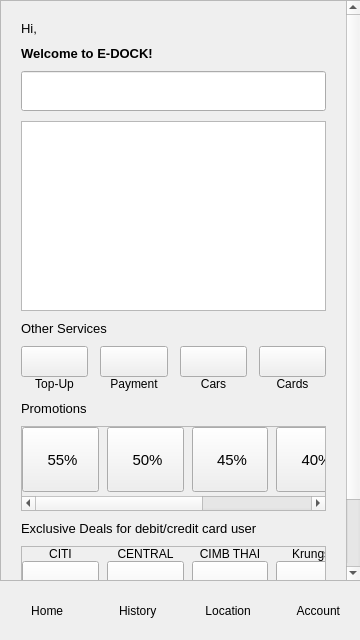
<?xml version="1.0" encoding="UTF-8"?>
<ui version="4.0">
 <class>Form</class>
 <widget class="QWidget" name="Form">
  <property name="geometry">
   <rect>
    <x>0</x>
    <y>0</y>
    <width>360</width>
    <height>640</height>
   </rect>
  </property>
  <property name="windowTitle">
   <string>Form</string>
  </property>
  <widget class="QWidget" name="verticalLayoutWidget">
   <property name="geometry">
    <rect>
     <x>0</x>
     <y>0</y>
     <width>361</width>
     <height>581</height>
    </rect>
   </property>
   <layout class="QVBoxLayout" name="verticalLayout">
    <item>
     <widget class="QStackedWidget" name="stackedWidget">
      <widget class="QWidget" name="homePage">
       <widget class="QScrollArea" name="homeScrollArea">
        <property name="geometry">
         <rect>
          <x>0</x>
          <y>0</y>
          <width>361</width>
          <height>581</height>
         </rect>
        </property>
        <property name="sizePolicy">
         <sizepolicy hsizetype="Expanding" vsizetype="Expanding">
          <horstretch>0</horstretch>
          <verstretch>0</verstretch>
         </sizepolicy>
        </property>
        <property name="verticalScrollBarPolicy">
         <enum>Qt::ScrollBarAsNeeded</enum>
        </property>
        <property name="widgetResizable">
         <bool>true</bool>
        </property>
        <widget class="QWidget" name="scrollAreaWidgetContents">
         <property name="geometry">
          <rect>
           <x>0</x>
           <y>0</y>
           <width>342</width>
           <height>690</height>
          </rect>
         </property>
         <layout class="QFormLayout" name="formLayout">
          <property name="verticalSpacing">
           <number>10</number>
          </property>
          <property name="leftMargin">
           <number>20</number>
          </property>
          <property name="topMargin">
           <number>20</number>
          </property>
          <property name="rightMargin">
           <number>20</number>
          </property>
          <property name="bottomMargin">
           <number>20</number>
          </property>
          <item row="1" column="0">
           <widget class="QLabel" name="hiLabel">
            <property name="font">
             <font>
              <pointsize>10</pointsize>
             </font>
            </property>
            <property name="text">
             <string>Hi, </string>
            </property>
           </widget>
          </item>
          <item row="2" column="0">
           <widget class="QLabel" name="welcomeLabel">
            <property name="font">
             <font>
              <pointsize>10</pointsize>
              <bold>true</bold>
             </font>
            </property>
            <property name="text">
             <string>Welcome to E-DOCK!</string>
            </property>
           </widget>
          </item>
          <item row="3" column="0" colspan="2">
           <widget class="QLineEdit" name="searchLineEdit">
            <property name="minimumSize">
             <size>
              <width>0</width>
              <height>40</height>
             </size>
            </property>
           </widget>
          </item>
          <item row="4" column="0" colspan="2">
           <widget class="QTableView" name="stationTableView">
            <property name="minimumSize">
             <size>
              <width>0</width>
              <height>190</height>
             </size>
            </property>
           </widget>
          </item>
          <item row="5" column="0">
           <widget class="QLabel" name="otherservicesLabel">
            <property name="font">
             <font>
              <pointsize>10</pointsize>
             </font>
            </property>
            <property name="text">
             <string>Other Services</string>
            </property>
           </widget>
          </item>
          <item row="6" column="0" colspan="2">
           <layout class="QHBoxLayout" name="otherservicesLayout">
            <property name="spacing">
             <number>12</number>
            </property>
            <item>
             <layout class="QVBoxLayout" name="topupVerticalLayout">
              <property name="spacing">
               <number>0</number>
              </property>
              <item>
               <widget class="QPushButton" name="topupPushButton">
                <property name="minimumSize">
                 <size>
                  <width>0</width>
                  <height>31</height>
                 </size>
                </property>
                <property name="cursor">
                 <cursorShape>PointingHandCursor</cursorShape>
                </property>
                <property name="styleSheet">
                 <string notr="true"/>
                </property>
                <property name="text">
                 <string/>
                </property>
                <property name="icon">
                 <iconset>
                  <normaloff>images/topup.png</normaloff>images/topup.png</iconset>
                </property>
                <property name="iconSize">
                 <size>
                  <width>18</width>
                  <height>18</height>
                 </size>
                </property>
               </widget>
              </item>
              <item>
               <widget class="QLabel" name="topupLabel">
                <property name="toolTip">
                 <string>&lt;html&gt;&lt;head/&gt;&lt;body&gt;&lt;p&gt;&lt;br/&gt;&lt;/p&gt;&lt;/body&gt;&lt;/html&gt;</string>
                </property>
                <property name="whatsThis">
                 <string>&lt;html&gt;&lt;head/&gt;&lt;body&gt;&lt;p&gt;&lt;br/&gt;&lt;/p&gt;&lt;/body&gt;&lt;/html&gt;</string>
                </property>
                <property name="styleSheet">
                 <string notr="true"/>
                </property>
                <property name="text">
                 <string>Top-Up</string>
                </property>
                <property name="alignment">
                 <set>Qt::AlignCenter</set>
                </property>
               </widget>
              </item>
             </layout>
            </item>
            <item>
             <layout class="QVBoxLayout" name="paymentVerticalLayout">
              <property name="spacing">
               <number>0</number>
              </property>
              <item>
               <widget class="QPushButton" name="paymentPushButton">
                <property name="minimumSize">
                 <size>
                  <width>0</width>
                  <height>31</height>
                 </size>
                </property>
                <property name="cursor">
                 <cursorShape>PointingHandCursor</cursorShape>
                </property>
                <property name="text">
                 <string/>
                </property>
                <property name="icon">
                 <iconset>
                  <normaloff>images/scan.png</normaloff>images/scan.png</iconset>
                </property>
                <property name="iconSize">
                 <size>
                  <width>18</width>
                  <height>18</height>
                 </size>
                </property>
               </widget>
              </item>
              <item>
               <widget class="QLabel" name="paymentLabel">
                <property name="toolTip">
                 <string>&lt;html&gt;&lt;head/&gt;&lt;body&gt;&lt;p&gt;&lt;br/&gt;&lt;/p&gt;&lt;/body&gt;&lt;/html&gt;</string>
                </property>
                <property name="whatsThis">
                 <string>&lt;html&gt;&lt;head/&gt;&lt;body&gt;&lt;p&gt;&lt;br/&gt;&lt;/p&gt;&lt;/body&gt;&lt;/html&gt;</string>
                </property>
                <property name="styleSheet">
                 <string notr="true"/>
                </property>
                <property name="text">
                 <string>Payment</string>
                </property>
                <property name="alignment">
                 <set>Qt::AlignCenter</set>
                </property>
               </widget>
              </item>
             </layout>
            </item>
            <item>
             <layout class="QVBoxLayout" name="carsVerticalLayout">
              <property name="spacing">
               <number>0</number>
              </property>
              <item>
               <widget class="QPushButton" name="carsPushButton">
                <property name="minimumSize">
                 <size>
                  <width>0</width>
                  <height>31</height>
                 </size>
                </property>
                <property name="cursor">
                 <cursorShape>PointingHandCursor</cursorShape>
                </property>
                <property name="text">
                 <string/>
                </property>
                <property name="icon">
                 <iconset>
                  <normaloff>images/car.png</normaloff>images/car.png</iconset>
                </property>
                <property name="iconSize">
                 <size>
                  <width>24</width>
                  <height>24</height>
                 </size>
                </property>
               </widget>
              </item>
              <item>
               <widget class="QLabel" name="carsLabel">
                <property name="toolTip">
                 <string>&lt;html&gt;&lt;head/&gt;&lt;body&gt;&lt;p&gt;&lt;br/&gt;&lt;/p&gt;&lt;/body&gt;&lt;/html&gt;</string>
                </property>
                <property name="whatsThis">
                 <string>&lt;html&gt;&lt;head/&gt;&lt;body&gt;&lt;p&gt;&lt;br/&gt;&lt;/p&gt;&lt;/body&gt;&lt;/html&gt;</string>
                </property>
                <property name="styleSheet">
                 <string notr="true"/>
                </property>
                <property name="text">
                 <string>Cars</string>
                </property>
                <property name="alignment">
                 <set>Qt::AlignCenter</set>
                </property>
               </widget>
              </item>
             </layout>
            </item>
            <item>
             <layout class="QVBoxLayout" name="cardsVerticalLayout">
              <property name="spacing">
               <number>0</number>
              </property>
              <item>
               <widget class="QPushButton" name="cardsPushButton">
                <property name="minimumSize">
                 <size>
                  <width>0</width>
                  <height>31</height>
                 </size>
                </property>
                <property name="cursor">
                 <cursorShape>PointingHandCursor</cursorShape>
                </property>
                <property name="text">
                 <string/>
                </property>
                <property name="icon">
                 <iconset>
                  <normaloff>images/card.png</normaloff>images/card.png</iconset>
                </property>
                <property name="iconSize">
                 <size>
                  <width>19</width>
                  <height>19</height>
                 </size>
                </property>
               </widget>
              </item>
              <item>
               <widget class="QLabel" name="cardsLabel">
                <property name="toolTip">
                 <string>&lt;html&gt;&lt;head/&gt;&lt;body&gt;&lt;p&gt;&lt;br/&gt;&lt;/p&gt;&lt;/body&gt;&lt;/html&gt;</string>
                </property>
                <property name="whatsThis">
                 <string>&lt;html&gt;&lt;head/&gt;&lt;body&gt;&lt;p&gt;&lt;br/&gt;&lt;/p&gt;&lt;/body&gt;&lt;/html&gt;</string>
                </property>
                <property name="styleSheet">
                 <string notr="true"/>
                </property>
                <property name="text">
                 <string>Cards</string>
                </property>
                <property name="alignment">
                 <set>Qt::AlignCenter</set>
                </property>
               </widget>
              </item>
             </layout>
            </item>
           </layout>
          </item>
          <item row="7" column="0">
           <widget class="QLabel" name="promotionLabel">
            <property name="font">
             <font>
              <pointsize>10</pointsize>
             </font>
            </property>
            <property name="text">
             <string>Promotions</string>
            </property>
           </widget>
          </item>
          <item row="8" column="0" colspan="2">
           <widget class="QScrollArea" name="promotionScrollArea">
            <property name="minimumSize">
             <size>
              <width>0</width>
              <height>85</height>
             </size>
            </property>
            <property name="verticalScrollBarPolicy">
             <enum>Qt::ScrollBarAlwaysOff</enum>
            </property>
            <property name="widgetResizable">
             <bool>true</bool>
            </property>
            <widget class="QWidget" name="scrollAreaWidgetContents_2">
             <property name="geometry">
              <rect>
               <x>-178</x>
               <y>0</y>
               <width>500</width>
               <height>67</height>
              </rect>
             </property>
             <property name="minimumSize">
              <size>
               <width>500</width>
               <height>0</height>
              </size>
             </property>
             <layout class="QFormLayout" name="formLayout_2">
              <property name="horizontalSpacing">
               <number>0</number>
              </property>
              <property name="verticalSpacing">
               <number>0</number>
              </property>
              <property name="leftMargin">
               <number>0</number>
              </property>
              <property name="topMargin">
               <number>0</number>
              </property>
              <property name="rightMargin">
               <number>0</number>
              </property>
              <property name="bottomMargin">
               <number>0</number>
              </property>
              <item row="0" column="1">
               <layout class="QHBoxLayout" name="promotionHorizontalLayout">
                <property name="spacing">
                 <number>8</number>
                </property>
                <item>
                 <widget class="QPushButton" name="promotionPushButton6">
                  <property name="minimumSize">
                   <size>
                    <width>0</width>
                    <height>65</height>
                   </size>
                  </property>
                  <property name="font">
                   <font>
                    <pointsize>11</pointsize>
                   </font>
                  </property>
                  <property name="cursor">
                   <cursorShape>PointingHandCursor</cursorShape>
                  </property>
                  <property name="text">
                   <string> 55%</string>
                  </property>
                  <property name="icon">
                   <iconset>
                    <normaloff>images/promotion.png</normaloff>images/promotion.png</iconset>
                  </property>
                  <property name="iconSize">
                   <size>
                    <width>20</width>
                    <height>20</height>
                   </size>
                  </property>
                 </widget>
                </item>
                <item>
                 <widget class="QPushButton" name="promotionPushButton5">
                  <property name="minimumSize">
                   <size>
                    <width>0</width>
                    <height>65</height>
                   </size>
                  </property>
                  <property name="font">
                   <font>
                    <pointsize>11</pointsize>
                   </font>
                  </property>
                  <property name="cursor">
                   <cursorShape>PointingHandCursor</cursorShape>
                  </property>
                  <property name="text">
                   <string> 50%</string>
                  </property>
                  <property name="icon">
                   <iconset>
                    <normaloff>images/promotion.png</normaloff>images/promotion.png</iconset>
                  </property>
                  <property name="iconSize">
                   <size>
                    <width>20</width>
                    <height>20</height>
                   </size>
                  </property>
                 </widget>
                </item>
                <item>
                 <widget class="QPushButton" name="promotionPushButton4">
                  <property name="minimumSize">
                   <size>
                    <width>0</width>
                    <height>65</height>
                   </size>
                  </property>
                  <property name="font">
                   <font>
                    <pointsize>11</pointsize>
                   </font>
                  </property>
                  <property name="cursor">
                   <cursorShape>PointingHandCursor</cursorShape>
                  </property>
                  <property name="text">
                   <string> 45%</string>
                  </property>
                  <property name="icon">
                   <iconset>
                    <normaloff>images/promotion.png</normaloff>images/promotion.png</iconset>
                  </property>
                  <property name="iconSize">
                   <size>
                    <width>20</width>
                    <height>20</height>
                   </size>
                  </property>
                 </widget>
                </item>
                <item>
                 <widget class="QPushButton" name="promotionPushButton3">
                  <property name="minimumSize">
                   <size>
                    <width>0</width>
                    <height>65</height>
                   </size>
                  </property>
                  <property name="font">
                   <font>
                    <pointsize>11</pointsize>
                   </font>
                  </property>
                  <property name="cursor">
                   <cursorShape>PointingHandCursor</cursorShape>
                  </property>
                  <property name="text">
                   <string> 40%</string>
                  </property>
                  <property name="icon">
                   <iconset>
                    <normaloff>images/promotion.png</normaloff>images/promotion.png</iconset>
                  </property>
                  <property name="iconSize">
                   <size>
                    <width>20</width>
                    <height>20</height>
                   </size>
                  </property>
                 </widget>
                </item>
                <item>
                 <widget class="QPushButton" name="promotionPushButton2">
                  <property name="minimumSize">
                   <size>
                    <width>0</width>
                    <height>65</height>
                   </size>
                  </property>
                  <property name="font">
                   <font>
                    <pointsize>11</pointsize>
                   </font>
                  </property>
                  <property name="cursor">
                   <cursorShape>PointingHandCursor</cursorShape>
                  </property>
                  <property name="text">
                   <string> 35%</string>
                  </property>
                  <property name="icon">
                   <iconset>
                    <normaloff>images/promotion.png</normaloff>images/promotion.png</iconset>
                  </property>
                  <property name="iconSize">
                   <size>
                    <width>20</width>
                    <height>20</height>
                   </size>
                  </property>
                 </widget>
                </item>
                <item>
                 <widget class="QPushButton" name="promotionPushButton1">
                  <property name="minimumSize">
                   <size>
                    <width>0</width>
                    <height>65</height>
                   </size>
                  </property>
                  <property name="font">
                   <font>
                    <pointsize>11</pointsize>
                   </font>
                  </property>
                  <property name="cursor">
                   <cursorShape>PointingHandCursor</cursorShape>
                  </property>
                  <property name="text">
                   <string> 30%</string>
                  </property>
                  <property name="icon">
                   <iconset>
                    <normaloff>images/promotion.png</normaloff>images/promotion.png</iconset>
                  </property>
                  <property name="iconSize">
                   <size>
                    <width>20</width>
                    <height>20</height>
                   </size>
                  </property>
                 </widget>
                </item>
               </layout>
              </item>
             </layout>
            </widget>
           </widget>
          </item>
          <item row="9" column="0">
           <widget class="QLabel" name="exclusivedealsLabel">
            <property name="font">
             <font>
              <pointsize>10</pointsize>
             </font>
            </property>
            <property name="text">
             <string>Exclusive Deals for debit/credit card user</string>
            </property>
           </widget>
          </item>
          <item row="10" column="0" colspan="2">
           <widget class="QScrollArea" name="exclusivedealsScrollArea">
            <property name="minimumSize">
             <size>
              <width>0</width>
              <height>94</height>
             </size>
            </property>
            <property name="verticalScrollBarPolicy">
             <enum>Qt::ScrollBarAlwaysOff</enum>
            </property>
            <property name="widgetResizable">
             <bool>true</bool>
            </property>
            <widget class="QWidget" name="scrollAreaWidgetContents_3">
             <property name="geometry">
              <rect>
               <x>0</x>
               <y>0</y>
               <width>500</width>
               <height>75</height>
              </rect>
             </property>
             <property name="minimumSize">
              <size>
               <width>500</width>
               <height>0</height>
              </size>
             </property>
             <layout class="QFormLayout" name="formLayout_3">
              <property name="horizontalSpacing">
               <number>0</number>
              </property>
              <property name="verticalSpacing">
               <number>0</number>
              </property>
              <property name="leftMargin">
               <number>0</number>
              </property>
              <property name="topMargin">
               <number>0</number>
              </property>
              <property name="rightMargin">
               <number>0</number>
              </property>
              <property name="bottomMargin">
               <number>0</number>
              </property>
              <item row="0" column="1">
               <layout class="QHBoxLayout" name="exclusivedealsHorizontalLayout">
                <property name="spacing">
                 <number>8</number>
                </property>
                <item>
                 <layout class="QVBoxLayout" name="verticalLayout6">
                  <property name="spacing">
                   <number>0</number>
                  </property>
                  <item>
                   <widget class="QLabel" name="exclusivedealsLabel6">
                    <property name="text">
                     <string>CITI</string>
                    </property>
                    <property name="alignment">
                     <set>Qt::AlignCenter</set>
                    </property>
                   </widget>
                  </item>
                  <item>
                   <widget class="QPushButton" name="exclusivedealsPushButton6">
                    <property name="minimumSize">
                     <size>
                      <width>0</width>
                      <height>55</height>
                     </size>
                    </property>
                    <property name="font">
                     <font>
                      <pointsize>11</pointsize>
                     </font>
                    </property>
                    <property name="cursor">
                     <cursorShape>PointingHandCursor</cursorShape>
                    </property>
                    <property name="text">
                     <string> 150.-</string>
                    </property>
                    <property name="icon">
                     <iconset>
                      <normaloff>images/exlusivedeals.png</normaloff>images/exlusivedeals.png</iconset>
                    </property>
                    <property name="iconSize">
                     <size>
                      <width>20</width>
                      <height>20</height>
                     </size>
                    </property>
                   </widget>
                  </item>
                 </layout>
                </item>
                <item>
                 <layout class="QVBoxLayout" name="verticalLayout5">
                  <property name="spacing">
                   <number>0</number>
                  </property>
                  <item>
                   <widget class="QLabel" name="exclusivedealsLabel5">
                    <property name="text">
                     <string>CENTRAL</string>
                    </property>
                    <property name="alignment">
                     <set>Qt::AlignCenter</set>
                    </property>
                   </widget>
                  </item>
                  <item>
                   <widget class="QPushButton" name="exclusivedealsPushButton5">
                    <property name="minimumSize">
                     <size>
                      <width>0</width>
                      <height>55</height>
                     </size>
                    </property>
                    <property name="font">
                     <font>
                      <pointsize>11</pointsize>
                     </font>
                    </property>
                    <property name="cursor">
                     <cursorShape>PointingHandCursor</cursorShape>
                    </property>
                    <property name="text">
                     <string> 100.-</string>
                    </property>
                    <property name="icon">
                     <iconset>
                      <normaloff>images/exlusivedeals.png</normaloff>images/exlusivedeals.png</iconset>
                    </property>
                    <property name="iconSize">
                     <size>
                      <width>20</width>
                      <height>20</height>
                     </size>
                    </property>
                   </widget>
                  </item>
                 </layout>
                </item>
                <item>
                 <layout class="QVBoxLayout" name="verticalLayout4">
                  <property name="spacing">
                   <number>0</number>
                  </property>
                  <item>
                   <widget class="QLabel" name="exclusivedealsLabel4">
                    <property name="text">
                     <string>CIMB THAI</string>
                    </property>
                    <property name="alignment">
                     <set>Qt::AlignCenter</set>
                    </property>
                   </widget>
                  </item>
                  <item>
                   <widget class="QPushButton" name="exclusivedealsPushButton4">
                    <property name="minimumSize">
                     <size>
                      <width>0</width>
                      <height>55</height>
                     </size>
                    </property>
                    <property name="font">
                     <font>
                      <pointsize>11</pointsize>
                     </font>
                    </property>
                    <property name="cursor">
                     <cursorShape>PointingHandCursor</cursorShape>
                    </property>
                    <property name="text">
                     <string> 80.-</string>
                    </property>
                    <property name="icon">
                     <iconset>
                      <normaloff>images/exlusivedeals.png</normaloff>images/exlusivedeals.png</iconset>
                    </property>
                    <property name="iconSize">
                     <size>
                      <width>20</width>
                      <height>20</height>
                     </size>
                    </property>
                   </widget>
                  </item>
                 </layout>
                </item>
                <item>
                 <layout class="QVBoxLayout" name="verticalLayout3">
                  <property name="spacing">
                   <number>0</number>
                  </property>
                  <item>
                   <widget class="QLabel" name="exclusivedealsLabel3">
                    <property name="text">
                     <string>Krungsri</string>
                    </property>
                    <property name="alignment">
                     <set>Qt::AlignCenter</set>
                    </property>
                   </widget>
                  </item>
                  <item>
                   <widget class="QPushButton" name="exclusivedealsPushButton3">
                    <property name="minimumSize">
                     <size>
                      <width>0</width>
                      <height>55</height>
                     </size>
                    </property>
                    <property name="font">
                     <font>
                      <pointsize>11</pointsize>
                     </font>
                    </property>
                    <property name="cursor">
                     <cursorShape>PointingHandCursor</cursorShape>
                    </property>
                    <property name="text">
                     <string> 80.-</string>
                    </property>
                    <property name="icon">
                     <iconset>
                      <normaloff>images/exlusivedeals.png</normaloff>images/exlusivedeals.png</iconset>
                    </property>
                    <property name="iconSize">
                     <size>
                      <width>20</width>
                      <height>20</height>
                     </size>
                    </property>
                   </widget>
                  </item>
                 </layout>
                </item>
                <item>
                 <layout class="QVBoxLayout" name="verticalLayout2">
                  <property name="spacing">
                   <number>0</number>
                  </property>
                  <item>
                   <widget class="QLabel" name="exclusivedealsLabel2">
                    <property name="text">
                     <string>TTB</string>
                    </property>
                    <property name="alignment">
                     <set>Qt::AlignCenter</set>
                    </property>
                   </widget>
                  </item>
                  <item>
                   <widget class="QPushButton" name="exclusivedealsPushButton2">
                    <property name="minimumSize">
                     <size>
                      <width>0</width>
                      <height>55</height>
                     </size>
                    </property>
                    <property name="font">
                     <font>
                      <pointsize>11</pointsize>
                     </font>
                    </property>
                    <property name="cursor">
                     <cursorShape>PointingHandCursor</cursorShape>
                    </property>
                    <property name="text">
                     <string> 60.-</string>
                    </property>
                    <property name="icon">
                     <iconset>
                      <normaloff>images/exlusivedeals.png</normaloff>images/exlusivedeals.png</iconset>
                    </property>
                    <property name="iconSize">
                     <size>
                      <width>20</width>
                      <height>20</height>
                     </size>
                    </property>
                   </widget>
                  </item>
                 </layout>
                </item>
                <item>
                 <layout class="QVBoxLayout" name="verticalLayout1">
                  <property name="spacing">
                   <number>0</number>
                  </property>
                  <item>
                   <widget class="QLabel" name="exclusivedealsLabel1">
                    <property name="text">
                     <string>VISA</string>
                    </property>
                    <property name="alignment">
                     <set>Qt::AlignCenter</set>
                    </property>
                   </widget>
                  </item>
                  <item>
                   <widget class="QPushButton" name="exclusivedealsPushButton1">
                    <property name="minimumSize">
                     <size>
                      <width>0</width>
                      <height>55</height>
                     </size>
                    </property>
                    <property name="font">
                     <font>
                      <pointsize>11</pointsize>
                     </font>
                    </property>
                    <property name="cursor">
                     <cursorShape>PointingHandCursor</cursorShape>
                    </property>
                    <property name="text">
                     <string> 50.-</string>
                    </property>
                    <property name="icon">
                     <iconset>
                      <normaloff>images/exlusivedeals.png</normaloff>images/exlusivedeals.png</iconset>
                    </property>
                    <property name="iconSize">
                     <size>
                      <width>20</width>
                      <height>20</height>
                     </size>
                    </property>
                   </widget>
                  </item>
                 </layout>
                </item>
               </layout>
              </item>
             </layout>
            </widget>
           </widget>
          </item>
         </layout>
        </widget>
       </widget>
      </widget>
      <widget class="QWidget" name="historyPage">
       <widget class="QScrollArea" name="historyScrollArea">
        <property name="geometry">
         <rect>
          <x>0</x>
          <y>40</y>
          <width>361</width>
          <height>541</height>
         </rect>
        </property>
        <property name="sizePolicy">
         <sizepolicy hsizetype="Expanding" vsizetype="Expanding">
          <horstretch>0</horstretch>
          <verstretch>0</verstretch>
         </sizepolicy>
        </property>
        <property name="verticalScrollBarPolicy">
         <enum>Qt::ScrollBarAsNeeded</enum>
        </property>
        <property name="widgetResizable">
         <bool>true</bool>
        </property>
        <widget class="QWidget" name="scrollAreaWidgetContents_4">
         <property name="geometry">
          <rect>
           <x>0</x>
           <y>0</y>
           <width>342</width>
           <height>550</height>
          </rect>
         </property>
         <property name="minimumSize">
          <size>
           <width>0</width>
           <height>550</height>
          </size>
         </property>
         <layout class="QFormLayout" name="formLayout_4">
          <property name="horizontalSpacing">
           <number>0</number>
          </property>
          <property name="verticalSpacing">
           <number>0</number>
          </property>
          <property name="leftMargin">
           <number>0</number>
          </property>
          <property name="topMargin">
           <number>0</number>
          </property>
          <property name="rightMargin">
           <number>0</number>
          </property>
          <property name="bottomMargin">
           <number>0</number>
          </property>
          <item row="0" column="1">
           <layout class="QVBoxLayout" name="historyVerticalLayout">
            <property name="spacing">
             <number>0</number>
            </property>
            <property name="leftMargin">
             <number>20</number>
            </property>
            <property name="rightMargin">
             <number>20</number>
            </property>
            <item>
             <spacer name="verticalSpacer">
              <property name="orientation">
               <enum>Qt::Vertical</enum>
              </property>
              <property name="sizeHint" stdset="0">
               <size>
                <width>20</width>
                <height>40</height>
               </size>
              </property>
             </spacer>
            </item>
           </layout>
          </item>
         </layout>
        </widget>
       </widget>
       <widget class="QLabel" name="historyLabel">
        <property name="geometry">
         <rect>
          <x>20</x>
          <y>10</y>
          <width>121</width>
          <height>21</height>
         </rect>
        </property>
        <property name="font">
         <font>
          <pointsize>11</pointsize>
         </font>
        </property>
        <property name="text">
         <string>Charging History</string>
        </property>
       </widget>
      </widget>
      <widget class="QWidget" name="locationPage">
       <widget class="QWidget" name="locationWidget" native="true">
        <property name="geometry">
         <rect>
          <x>0</x>
          <y>40</y>
          <width>361</width>
          <height>541</height>
         </rect>
        </property>
       </widget>
       <widget class="QLabel" name="locationLabel">
        <property name="geometry">
         <rect>
          <x>20</x>
          <y>10</y>
          <width>71</width>
          <height>21</height>
         </rect>
        </property>
        <property name="font">
         <font>
          <pointsize>11</pointsize>
          <bold>false</bold>
         </font>
        </property>
        <property name="text">
         <string>Location</string>
        </property>
       </widget>
      </widget>
      <widget class="QWidget" name="accountPage">
       <widget class="QLabel" name="accountLabel">
        <property name="geometry">
         <rect>
          <x>20</x>
          <y>10</y>
          <width>121</width>
          <height>21</height>
         </rect>
        </property>
        <property name="font">
         <font>
          <pointsize>11</pointsize>
         </font>
        </property>
        <property name="text">
         <string>Account Settings</string>
        </property>
       </widget>
      </widget>
     </widget>
    </item>
   </layout>
  </widget>
  <widget class="QWidget" name="horizontalLayoutWidget">
   <property name="geometry">
    <rect>
     <x>0</x>
     <y>580</y>
     <width>362</width>
     <height>61</height>
    </rect>
   </property>
   <layout class="QHBoxLayout" name="horizontalLayout">
    <property name="spacing">
     <number>0</number>
    </property>
    <item>
     <widget class="QPushButton" name="homePushButton">
      <property name="minimumSize">
       <size>
        <width>90</width>
        <height>51</height>
       </size>
      </property>
      <property name="cursor">
       <cursorShape>PointingHandCursor</cursorShape>
      </property>
      <property name="whatsThis">
       <string>&lt;html&gt;&lt;head/&gt;&lt;body&gt;&lt;p align=&quot;center&quot;&gt;&lt;br/&gt;&lt;/p&gt;&lt;/body&gt;&lt;/html&gt;</string>
      </property>
      <property name="layoutDirection">
       <enum>Qt::LeftToRight</enum>
      </property>
      <property name="styleSheet">
       <string notr="true">QPushButton{
	border: None;
}</string>
      </property>
      <property name="text">
       <string> Home</string>
      </property>
      <property name="icon">
       <iconset>
        <normaloff>images/home.png</normaloff>images/home.png</iconset>
      </property>
     </widget>
    </item>
    <item>
     <widget class="QPushButton" name="historyPushButton">
      <property name="minimumSize">
       <size>
        <width>90</width>
        <height>51</height>
       </size>
      </property>
      <property name="cursor">
       <cursorShape>PointingHandCursor</cursorShape>
      </property>
      <property name="styleSheet">
       <string notr="true">QPushButton{
	border: None;
}</string>
      </property>
      <property name="text">
       <string> History</string>
      </property>
      <property name="icon">
       <iconset>
        <normaloff>images/history.png</normaloff>images/history.png</iconset>
      </property>
     </widget>
    </item>
    <item>
     <widget class="QPushButton" name="locationPushButton">
      <property name="minimumSize">
       <size>
        <width>90</width>
        <height>51</height>
       </size>
      </property>
      <property name="cursor">
       <cursorShape>PointingHandCursor</cursorShape>
      </property>
      <property name="styleSheet">
       <string notr="true">QPushButton{
	border: None;
}</string>
      </property>
      <property name="text">
       <string> Location</string>
      </property>
      <property name="icon">
       <iconset>
        <normaloff>images/location.png</normaloff>images/location.png</iconset>
      </property>
      <property name="iconSize">
       <size>
        <width>18</width>
        <height>18</height>
       </size>
      </property>
     </widget>
    </item>
    <item>
     <widget class="QPushButton" name="accountPushButton">
      <property name="minimumSize">
       <size>
        <width>90</width>
        <height>51</height>
       </size>
      </property>
      <property name="cursor">
       <cursorShape>PointingHandCursor</cursorShape>
      </property>
      <property name="styleSheet">
       <string notr="true">QPushButton{
	border: None;
}</string>
      </property>
      <property name="text">
       <string> Account</string>
      </property>
      <property name="icon">
       <iconset>
        <normaloff>images/account.png</normaloff>images/account.png</iconset>
      </property>
      <property name="iconSize">
       <size>
        <width>17</width>
        <height>17</height>
       </size>
      </property>
     </widget>
    </item>
   </layout>
  </widget>
 </widget>
 <resources/>
 <connections/>
</ui>
